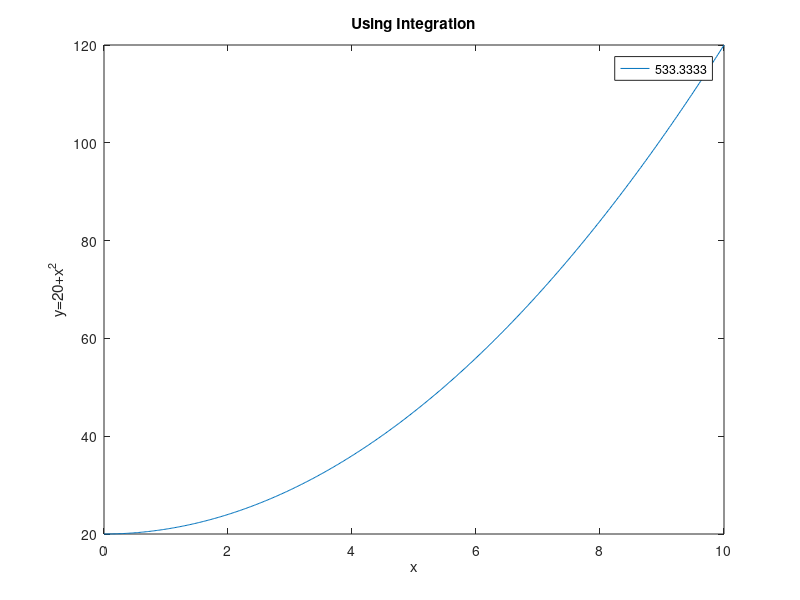
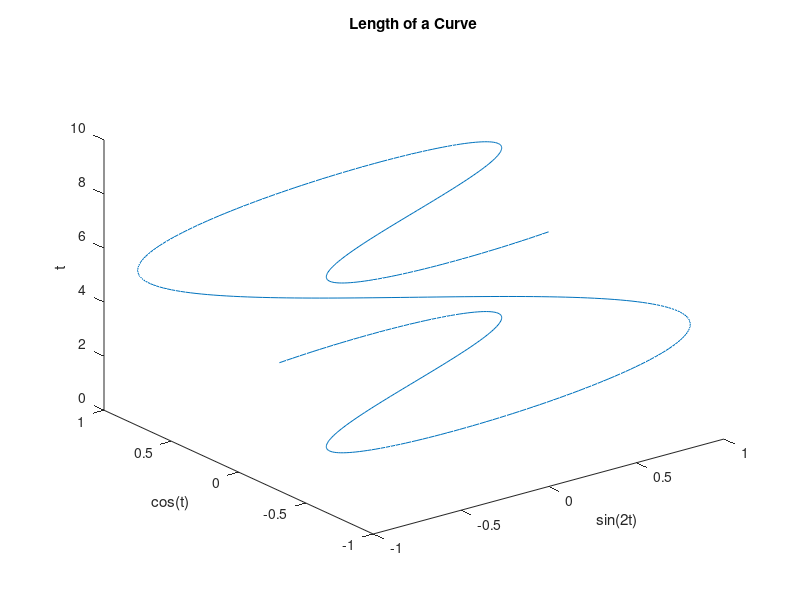

The MATLAB script that drew these images, in order:
#Task 1
figure(1);
x_vector = linspace(0,10,500);
y = (x_vector.^2) + 20;
plot (x_vector, y);

f = @(x) x.^2 +20;
i = quad(f,0,10);
disp(i);

#Features:
xlabel("x");
ylabel("y=20+x^2");
title("Using Integration");
legend('533.3333');


#Task 2
figure(2);
t = linspace(0,3*pi, 500);
x = sin(2*t);
y = cos(t);
z = t;
plot(x,y);
plot3(x, y, z);
#Features:
xlabel("sin(2t)");
ylabel("cos(t)");
zlabel("t");
title("Length of a Curve");
